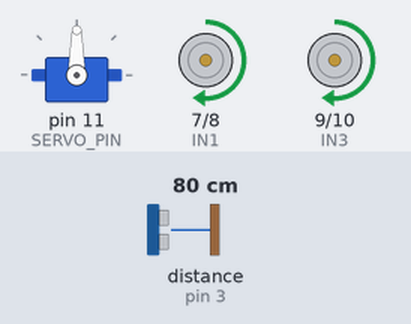
A sketch run on a simulated Arduino Uno, built with avr-gcc and run on an emulated ATmega328P. On the bench: servo, motor-driver pin pairs drawn as motors (green arrow = first pin HIGH = forward, orange = second pin HIGH = backward, longer = more drive, scaled by the enable pin). Wiring (inferred from the names in the program): ultrasonic range finder: trigger pin 2; echo pin 3. The inputs (shaded band) are chosen by the test bench; at power-on: distance to the obstacle (sensor on pin 3) 80 cm. The echo pulse lasts 58.3 µs per cm.

Above: at 1.7 s.
1.8 s: distance to the obstacle (sensor on pin 3) set to 29 cm
3.3 s: distance to the obstacle (sensor on pin 3) set to 23 cm
At 4.5 s:
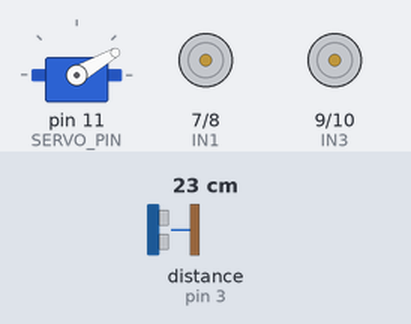
At 5.94 s:
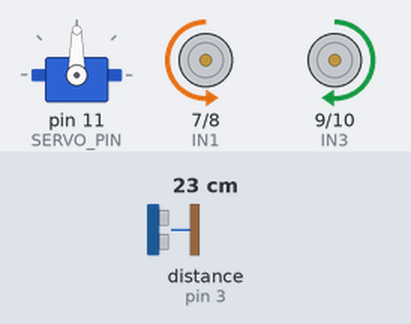
6.3 s: distance to the obstacle (sensor on pin 3) set to 35 cm
9.3 s: distance to the obstacle (sensor on pin 3) set to 2 cm
At 11.2 s:
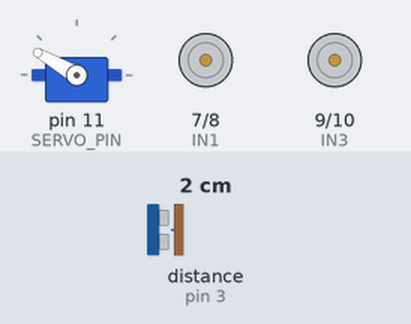
Timing chart, 0 to 13.3 s (numbered marks = the images above; inputs shaded):
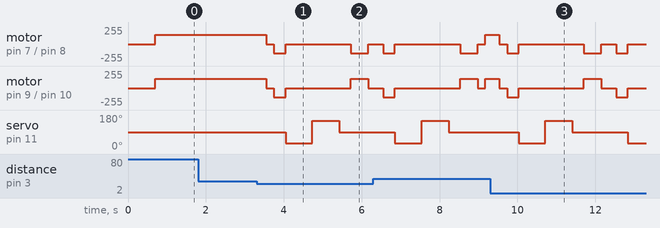

Measured:
- the behaviour switches between 27 and 26 cm on distance to the obstacle (sensor on pin 3) (found by bisection; images 0 and 1)
- after the input at 1.8 s, every drawn part: stays the same

The sketch:

obstacle_sketch.ino
```cpp
// Obstacle avoiding car - compiles, not yet tested on hardware
#include <Servo.h>

const int TRIG = 2, ECHO = 3, SERVO_PIN = 11;
const int ENA = 5, IN1 = 7, IN2 = 8;
const int IN3 = 9, IN4 = 10, ENB = 6;

const int SAFE_CM  = 25;   // stop if closer than this
const int SPEED    = 140;  // 0-255
const int TURN_MS  = 450;  // tune: time to turn about 90 degrees

Servo eye;

long readCm() {
  digitalWrite(TRIG, LOW);  delayMicroseconds(2);
  digitalWrite(TRIG, HIGH); delayMicroseconds(10);
  digitalWrite(TRIG, LOW);
  unsigned long us = pulseIn(ECHO, HIGH, 25000UL);
  delay(60);                            // let echoes clear before the next ping
  if (us == 0 || us > 23200UL) return 401; // no usable echo; treat as beyond range
  return us / 58;
}

// median of 3 readings to remove spikes
long distance() {
  long a = readCm(), b = readCm(), c = readCm();
  if ((a >= b && a <= c) || (a <= b && a >= c)) return a;
  if ((b >= a && b <= c) || (b <= a && b >= c)) return b;
  return c;
}

void drive(int left, int right) {
  digitalWrite(IN1, left  > 0); digitalWrite(IN2, left  < 0);
  digitalWrite(IN3, right > 0); digitalWrite(IN4, right < 0);
  analogWrite(ENA, abs(left));
  analogWrite(ENB, abs(right));
}

void setup() {
  pinMode(TRIG, OUTPUT); pinMode(ECHO, INPUT);
  pinMode(ENA, OUTPUT); pinMode(ENB, OUTPUT);
  pinMode(IN1, OUTPUT); pinMode(IN2, OUTPUT);
  pinMode(IN3, OUTPUT); pinMode(IN4, OUTPUT);
  eye.attach(SERVO_PIN);
  eye.write(90);
  delay(500);
}

void loop() {
  eye.write(90);
  long front = distance();

  if (front > SAFE_CM) {
    drive(SPEED, SPEED);                 // clear: forward
  } else {
    drive(0, 0);                         // stop
    delay(200);
    drive(-SPEED, -SPEED);               // back up a little
    delay(300);
    drive(0, 0);

    eye.write(30);  delay(500);          // look right
    long right = distance();
    eye.write(150); delay(500);          // look left
    long left = distance();
    eye.write(90);  delay(300);

    if (right > left) {
      drive(SPEED, -SPEED);              // turn right in place
    } else {
      drive(-SPEED, SPEED);              // turn left in place
    }
    delay(TURN_MS);
    drive(0, 0);
  }
}
```
